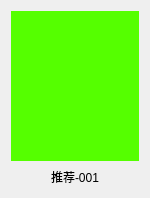
<?xml version="1.0" encoding="UTF-8"?>
<ui version="4.0">
 <class>RecItemBox</class>
 <widget class="QWidget" name="RecItemBox">
  <property name="geometry">
   <rect>
    <x>0</x>
    <y>0</y>
    <width>150</width>
    <height>198</height>
   </rect>
  </property>
  <property name="windowTitle">
   <string>Form</string>
  </property>
  <layout class="QVBoxLayout" name="verticalLayout">
   <item>
    <widget class="QWidget" name="musicImageBox" native="true">
     <property name="minimumSize">
      <size>
       <width>0</width>
       <height>150</height>
      </size>
     </property>
     <property name="maximumSize">
      <size>
       <width>1677777</width>
       <height>150</height>
      </size>
     </property>
     <widget class="QLabel" name="recMusicImage">
      <property name="geometry">
       <rect>
        <x>0</x>
        <y>0</y>
        <width>150</width>
        <height>150</height>
       </rect>
      </property>
      <property name="styleSheet">
       <string notr="true">background:rgb(85, 255, 0)</string>
      </property>
      <property name="text">
       <string/>
      </property>
     </widget>
     <widget class="QPushButton" name="recMusicBtn">
      <property name="geometry">
       <rect>
        <x>40</x>
        <y>60</y>
        <width>51</width>
        <height>31</height>
       </rect>
      </property>
      <property name="cursor">
       <cursorShape>OpenHandCursor</cursorShape>
      </property>
      <property name="styleSheet">
       <string notr="true">#recMusicBtn
{
 border:none;
}
</string>
      </property>
      <property name="text">
       <string/>
      </property>
     </widget>
    </widget>
   </item>
   <item>
    <widget class="QLabel" name="recBoxItemText">
     <property name="text">
      <string>推荐-001</string>
     </property>
     <property name="alignment">
      <set>Qt::AlignCenter</set>
     </property>
    </widget>
   </item>
  </layout>
 </widget>
 <resources/>
 <connections/>
</ui>
